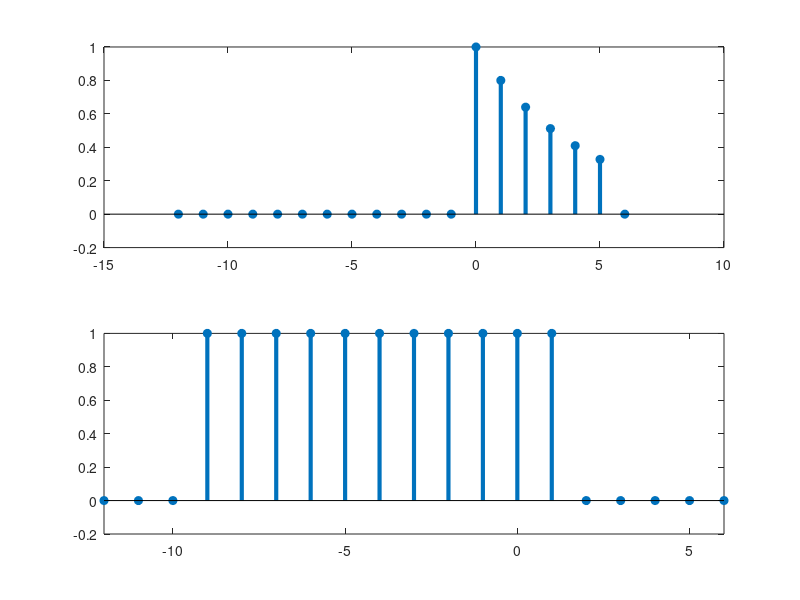

Here is the MATLAB script that generated this plot:

n=-12:6;
escalon = @(n) n>=0;
x = (4/5).^n.*(escalon(n)-escalon(n-6));
subplot(211)
stem(n,x,'filled','LineWidth',3)
ylim([-.2 1])

subplot(212)
h = zeros(1,33);
n=-12:20;
h = escalon(n+9)-escalon(n-2);
stem(n,h,'filled','LineWidth',3)
xlim([-12 6]);
ylim([-.2 1])